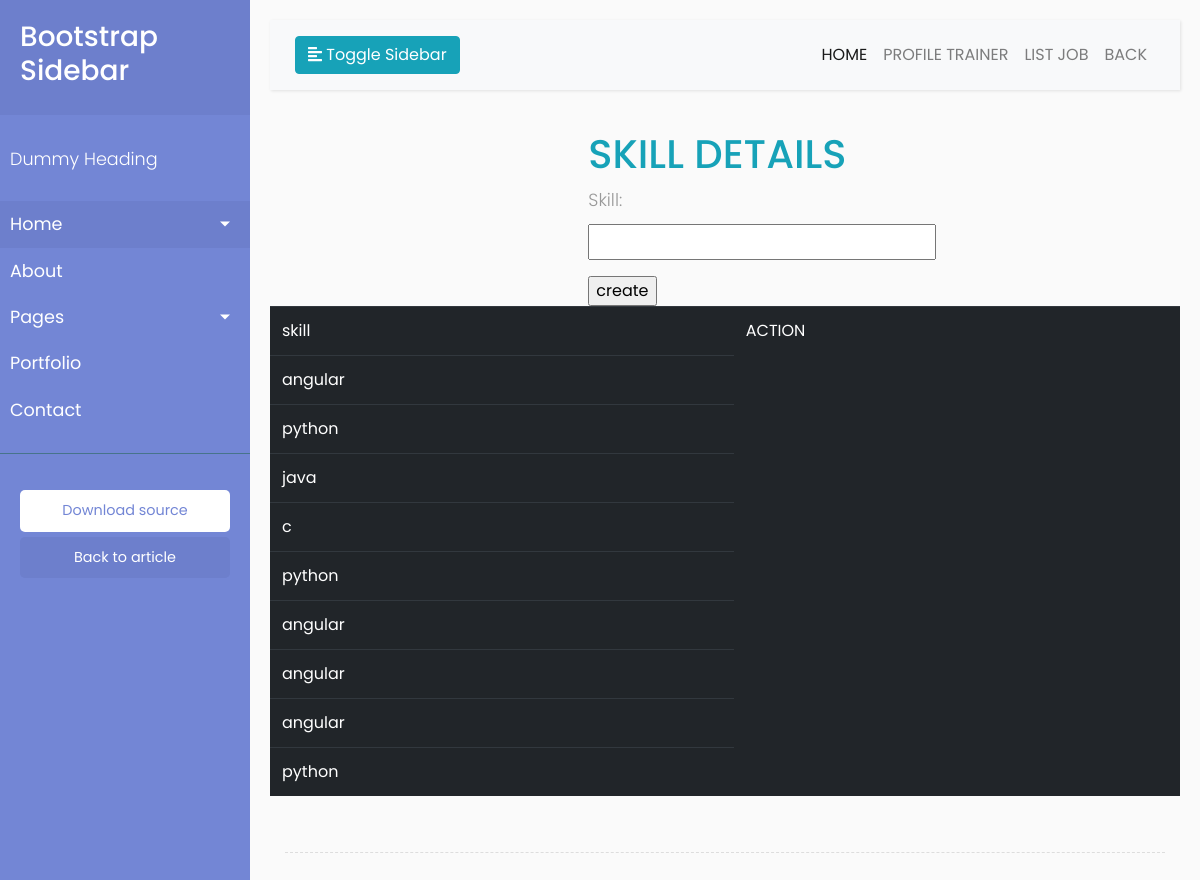
/ins/skill, run on the app's committed database.
### Insadmin/models.py (models this page shows, shortened)
class SkillModel(models.Model):
    skill = models.CharField(max_length=120)

### Insadmin/views.py (the view)
# urls.py: path("skill",skillview,name="skill")
def skillview(request):
    form=skillform()
    context={}
    skill= SkillModel.objects.all()
    context["form"]=form
    context["skill"]=skill
    if request.method=="POST":
        form=skillform(request.POST)
        if form.is_valid():
            form.save()
            return redirect("skill")
    return render(request, "inst/skill.html", context)

### Insadmin/forms.py
class skillform(ModelForm):
    class Meta:
        model=SkillModel
        fields="__all__"

### Insadmin/templates/inst/skill.html (shortened to what this page needs)
<!DOCTYPE html>
{% extends 'inst/base.html' %}
{% block body_block %}
<div class="container">
    <div class="row">
        <div class="col-4">
        </div>
    <div class="col-4">
        <h1 class="text-info">SKILL DETAILS</h1>
        <form method="post">
          {{form.as_p}}
         <input type="submit" value="create">
        </form>
    </div>
        <div class="col-4">
        </div>
    <table class="table table-dark">
        <tr>
            <td>skill</td>
            <td colspan="2">ACTION</td>
        </tr>
        {%for item in skill %}
        <tr>
            <td>{{item.skill}}</td>
            </tr>
        {% endfor %}
    </table>
</div>
{% endblock %}

### trainer/static/css/style.css (style rules this page uses)
body { font-family: 'Poppins', sans-serif; background: #fafafa; }
p { font-family: 'Poppins', sans-serif; font-size: 1.1em; font-weight: 300; line-height: 1.7em; color: #999; }

### data on the page
SkillModel: skill "angular"
SkillModel: skill "python"
SkillModel: skill "java"
SkillModel: skill "c"
SkillModel: skill "python"
SkillModel: skill "angular"
SkillModel: skill "angular"
SkillModel: skill "angular"
SkillModel: skill "python"
